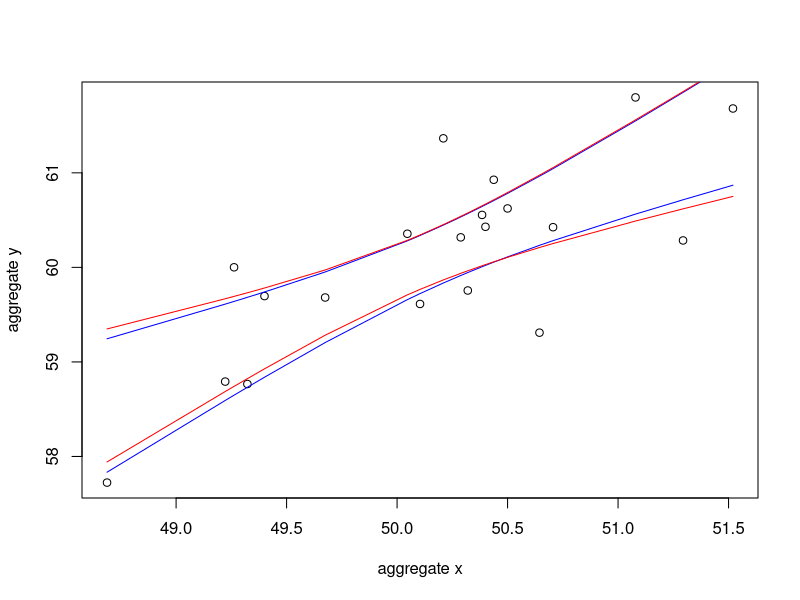
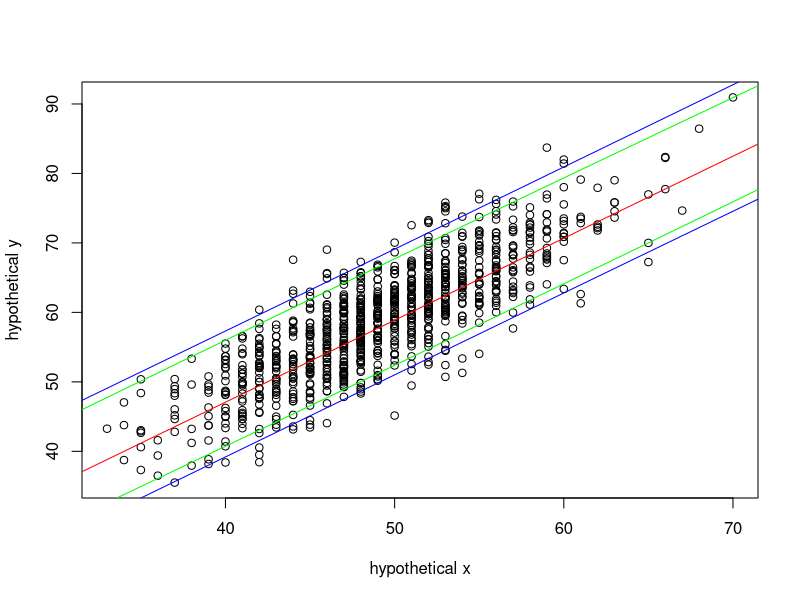

Reproduce these figures in R, in order.
## ---- chunk 1
set.seed(20)
n<-1000
error<-matrix(rnorm(n,0,sqrt(20)),n,1)
beta<-matrix(c(0,1.2),2,1)
pr<-c(1/sqrt(c(1:20)))
X<-matrix(c(rep(1,n),rbinom(n,100,.5)),nrow=n,ncol=2)
Y<-X%*%beta+error
X_bar<-matrix(NA,nrow=20,ncol=1)
Y_bar<-matrix(NA,nrow=20,ncol=1)
#index<-rmultinom(1,1000,prob=pr)
group<-matrix(NA,nrow=n,ncol=1)
for(i in 1:n){
  group[i]<-sample(1:20,1,replace=T,prob=pr)
}
for(i in 1:20){
  X_bar[i,]<-mean(X[,2][which(group==i)])
}
X_bar<-cbind(1,X_bar)
for(i in 1:20){
  Y_bar[i,]<-mean(Y[which(group==i)])
}
## ---- chunk 2
# test the correlation between aggregated data and individual data
cor(X_bar[,2],Y_bar)
cor(X[,2],Y)
## ---- chunk 3
n<-20
#OLS
xtx_inv_ols<-solve(t(X_bar)%*%X_bar)
beta_ols<-xtx_inv_ols%*%t(X_bar)%*%Y_bar
Y_bar_ols<-X_bar%*%beta_ols
error_ols<-Y_bar-Y_bar_ols
sigma2_ols<-crossprod(Y_bar-X_bar%*%beta_ols)/(n-2)
var_beta_ols<-as.numeric(sigma2_ols)*xtx_inv_ols
#bounds for beta
alpha=0.05
ts<-sapply(c(alpha/2,1-alpha/2),qt,df=n-2)
bounds_ols<-sapply(ts,function(ts){
  ts*sqrt(diag(var_beta_ols))
})
matrix(rep(beta_ols,2),ncol=2)+bounds_ols
#bounds for aggregate data
upper_Y<-Y_bar_ols+qt(0.975,df=n-2)*sqrt(diag(X_bar%*%var_beta_ols%*%t(X_bar)))
lower_Y<-Y_bar_ols+qt(0.025,df=n-2)*sqrt(diag(X_bar%*%var_beta_ols%*%t(X_bar)))
#plot
plot(X_bar[,2],Y_bar,xlab="aggregate x",ylab="aggregate y")
upper_con<-smooth.spline(X_bar[,2],upper_Y,spar = 0.35)
lower_con<-smooth.spline(X_bar[,2],lower_Y,spar = 0.35)
lines(upper_con,col="blue")
lines(lower_con,col="blue")

#WLS
w<-diag(c(table(group)))
xtx_inv_wls<-solve(t(X_bar)%*%w%*%X_bar)
H<-X_bar%*%xtx_inv_wls%*%t(X_bar)%*%w
YY_hat<-(diag(n)-H)%*%Y_bar
sigma2_wls<-crossprod(sqrt(w)%*%YY_hat)/(n-2)
#W<-(1/as.numeric(sigma2_wls))*w
#xtx_inv_Wls<-solve(t(X_bar)%*%W%*%X_bar)
beta_wls<-xtx_inv_wls%*%t(X_bar)%*%w%*%Y_bar
Y_bar_wls<-X_bar%*%beta_wls
var_beta_wls<-as.numeric(sigma2_wls)*xtx_inv_wls
#bounds for beta
bounds_wls<-sapply(ts,function(ts){
  ts*sqrt(diag(var_beta_wls))
})
matrix(rep(beta_wls,2),ncol=2)+bounds_wls
#bounds for aggregate data
upper_Y_wls<-Y_bar_wls+qt(0.975,df=20-2)*sqrt(diag(X_bar%*%var_beta_wls%*%t(X_bar)))
lower_Y_wls<-Y_bar_wls+qt(0.025,df=20-2)*sqrt(diag(X_bar%*%var_beta_wls%*%t(X_bar)))
#plot
upper_con_wls<-smooth.spline(X_bar[,2],upper_Y_wls,spar=0.35)
lower_con_wls<-smooth.spline(X_bar[,2],lower_Y_wls,spar=0.35)
lines(upper_con_wls,col="red")
lines(lower_con_wls,col="red")
## ---- chunk 4
#the confidence intervel of beta
xtx_inv<-solve(t(X)%*%X)
beta_hat<-xtx_inv%*%t(X)%*%Y
sigma2<-crossprod(Y-X%*%beta_hat)/(1000-2)
var_beta<-as.numeric(sigma2)*xtx_inv
bounds<-sapply(ts,function(ts){
  ts*sqrt(diag(var_beta))
})
matrix(rep(beta_hat,2),ncol=2)+bounds
## ---- chunk 5
set.seed(100)
n<-1000
error<-matrix(rnorm(n,0,sqrt(20)),n,1)
beta<-matrix(c(0,1.2),2,1)
#set groups
group_new<-matrix(NA,nrow=n,ncol=1)
X_new<-matrix(NA,nrow=n,ncol=1)
X_new_bar<-matrix(NA,nrow=20,ncol=1)
Y_new_bar<-matrix(NA,nrow=20,ncol=1)
pr<-c(1/sqrt(c(1:20)))
for(i in 1:n){
  group_new[i]<-sample(1:20,1,replace=T,prob=pr)
}
#X_new<-cbind(X_new,index=group_new)
pr<-(group_new-10)/200+0.5
for(i in 1:n){
  X_new[i]<-rbinom(1,100,pr[i])
}
X_new<-cbind(rep(1,n),X_new)
Y_new<-X_new%*%beta+error
#compute the average
for(i in 1:20){
  X_new_bar[i,]<-mean(X_new[,2][which(group_new==i)])
}
X_new_bar<-cbind(1,X_new_bar)
for(i in 1:20){
  Y_new_bar[i,]<-mean(Y_new[which(group_new==i)])
}
## ---- chunk 6
#OLS at individual level
xtx_inv_new<-solve(t(X_new)%*%X_new)
beta_new_hat<-xtx_inv_new%*%t(X_new)%*%Y_new
Y_new_hat<-X_new%*%beta_new_hat
sigma2_new<-crossprod(Y_new-Y_new_hat)/(1000-2)
var_beta_new<-as.numeric(sigma2_new)*xtx_inv_new
#bounds for beta
bounds_new<-sapply(ts,function(ts){
  ts*sqrt(diag(var_beta_new))
})
matrix(rep(beta_new_hat,2),ncol=2)+bounds_new

#wls at aggregate data
w_new<-diag(c(table(group_new)))
xtx_inv_wls_new<-solve(t(X_new_bar)%*%w_new%*%X_new_bar)
H_new<-X_new_bar%*%xtx_inv_wls_new%*%t(X_new_bar)%*%w_new
YY_hat_new<-(diag(20)-H_new)%*%Y_new_bar
sigma2_wls_new<-crossprod(sqrt(w_new)%*%YY_hat_new)/(20-2)

beta_wls_new<-xtx_inv_wls_new%*%t(X_new_bar)%*%w_new%*%Y_new_bar
var_beta_wls_new<-as.numeric(sigma2_wls_new)*xtx_inv_wls_new
#bounds for beta
bounds_wls2<-sapply(ts,function(ts){
  ts*sqrt(diag(var_beta_wls_new))
})
matrix(rep(beta_wls_new,2),ncol=2)+bounds_wls2
## ---- chunk 7
# the point-wise 95% prediction interval for new Y values
n<-1000
x<-matrix(c(rep(1,101),0:100),nrow=101,ncol=2)
y<-x%*%beta_new_hat
var_pw<-as.numeric(sigma2_new)*(diag(101)+x%*%xtx_inv_new%*%t(x))
upper_Y_hy<-y+qt(0.975,df=n-2)*sqrt(diag(var_pw))
lower_Y_hy<-y+qt(0.025,df=n-2)*sqrt(diag(var_pw))
## ---- chunk 8
#use the beta for wls, use the sigma2 from wls
n<-20
y_bar<-x%*%beta_wls_new
var_pw2<-as.numeric(sigma2_wls_new)*(diag(101)-x%*%xtx_inv_wls_new%*%t(x))
upper_y_wls2<-y_bar+qt(0.975,df=n-2)*sqrt(diag(var_pw2))
lower_y_wls2<-y_bar+qt(0.025,df=n-2)*sqrt(diag(var_pw2))
plot(X_new[,2],Y_new,xlab="hypothetical x",ylab="hypothetical y")
lines(y,col="red")
lines(x[,2],upper_Y_hy,col="blue")
lines(x[,2],lower_Y_hy,col="blue")
lines(x[,2],upper_y_wls2,col="green")
lines(x[,2],lower_y_wls2,col="green")
## ---- chunk 9
n<-1000
p<-100
error<-rnorm(n,0,sqrt(10))
X<-matrix(NA,nrow=n,ncol=p-1)
for(i in 1:n){
  X[i,]<-runif(p-1,0,1)
}
X<-cbind(rep(1,n),X)
beta<-matrix(0,ncol=1,nrow=p)
Y<-X%*%beta+error
beta_hat_ols<-solve(t(X)%*%X)%*%t(X)%*%Y
mse<-function(gamma){
  sum((gamma*beta_hat_ols-beta)^2)
}
optimize(mse,c(-10,10))
## ---- chunk 10
mse_ols<-matrix(NA,nrow=100)
mse_shrink<-matrix(NA,nrow=100)
for(i in 1:100){
  X<-matrix(c(rep(1,n),runif(99*n,0,1)),nrow=n,ncol=p)
  beta<-matrix(0,ncol=1,nrow=p)
  Y<-X%*%beta+rnorm(n,0,sqrt(10))
  beta_sm<-solve(t(X)%*%X)%*%t(X)%*%Y
  mse_ols[i,]<-sum((beta_sm-beta)^2)
  mse_shrink[i,]<-sum((0.99*(beta_sm-2)-beta+2)^2)
}
mean(mse_ols)
mean(mse_shrink)
